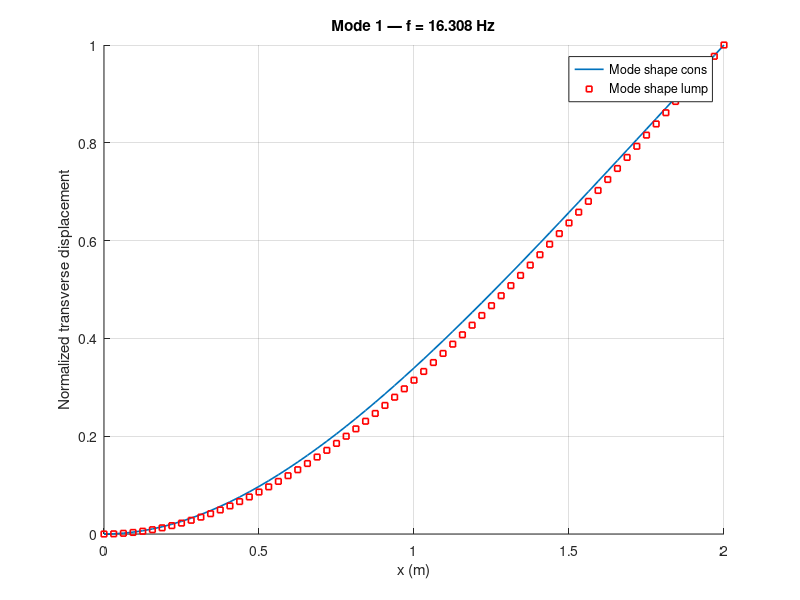
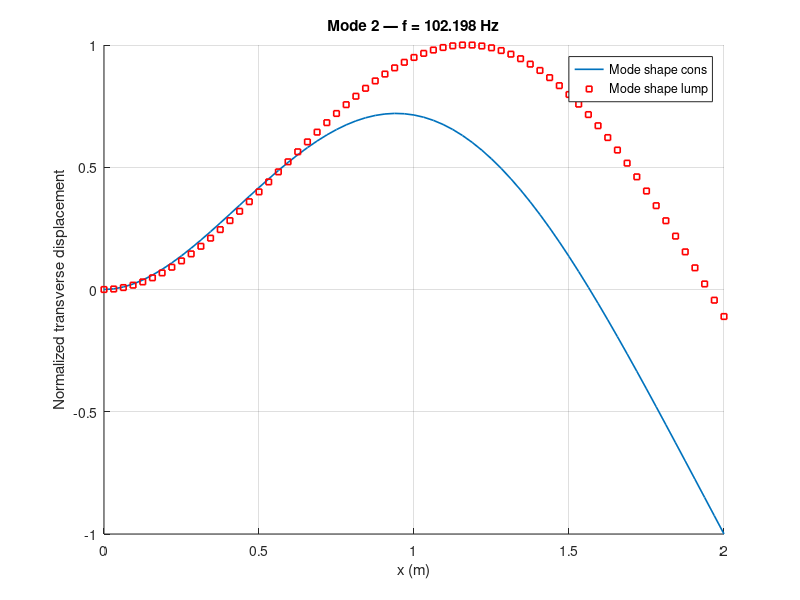
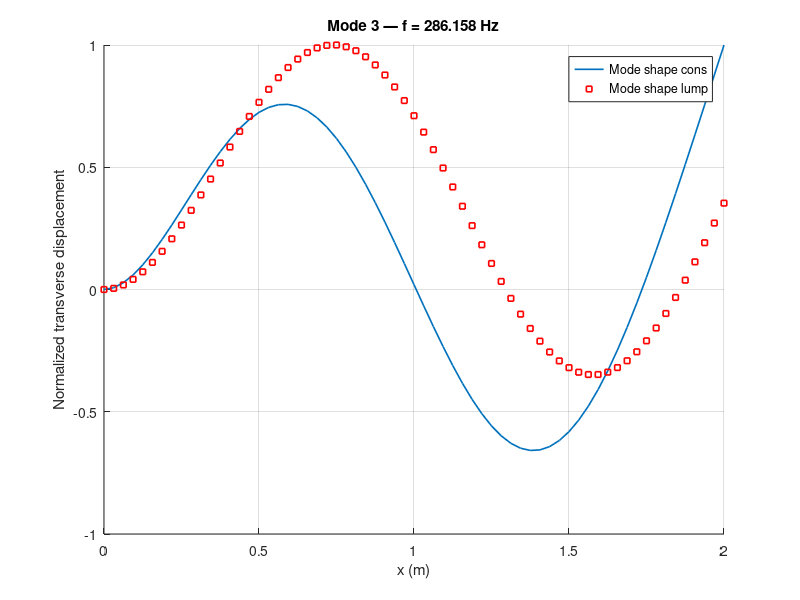

Recreate these plots in MATLAB, in order.
clc;clear;close all;

E = 200e9;
b = 0.04;
d = 0.08;
I = (b*d^3)/12;
L = 2.0;
Ne=64;
Le = L / (Ne);

roh=7850;
a=b*d;
A=(roh*a*Le)/420;
Mle =(roh*A*Le/2) * eye(4);
Mce=A*[156,22*Le,54,-13*Le; 
    22*Le, 4*Le*Le ,13*Le ,-3*Le*Le;
    54,13*Le,156,-22*Le;
    -13*Le,-3*Le*Le,-22*Le,4*Le*Le];
Ke =(E*I/Le^3) * [ 12, 6*Le, -12, 6*Le;
                 6*Le, 4*Le^2, -6*Le, 2*Le^2;
                  -12, -6*Le, 12, -6*Le;
                 6*Le, 2*Le^2, -6*Le, 4*Le^2 ];
N = Ne + 1;
tDOF = 2*N;
Kg = zeros(tDOF);
MgC = zeros(tDOF);
MgL = zeros(tDOF);
for e = 1:Ne
    n1 = e; n2 = e+1;
    edof = [2*n1-1, 2*n1, 2*n2-1, 2*n2];
    Kg(edof, edof) = Kg(edof, edof) + Ke;
    MgC(edof, edof) = MgC(edof, edof) + Mce;
    MgL(edof, edof) = MgL(edof, edof) + Mle;
end

fxdof = [1, 2];
% modyfied matrices
frDOFs = setdiff(1:tDOF, fxdof);
Kgm = Kg(frDOFs, frDOFs);
MgCm = MgC(frDOFs, frDOFs);
MgLm = MgL(frDOFs, frDOFs);

[Qc , valC]=eig(Kgm,MgCm);
[Ql , valL]=eig(Kgm,MgLm);
Wc2 = diag(valC);
Wc2 = real(Wc2);
Wc = sqrt(Wc2);
freqc = Wc / (2*pi);
Wl2=diag(valL);
Wl2=real(Wl2);
Wl = sqrt(Wl2);
freql = Wl / (2*pi);
Nm=3;
qc = zeros(tDOF, Nm);
ql = zeros(tDOF, Nm);
for i = 1:Nm
    qc(frDOFs,i) = real(Qc(:,i));
    ql(frDOFs,i) = real(Ql(:,i));
end

% extract transverse DOFs for plotting
xn = linspace(0, L, N)';
mwc= qc(1:2:end, :);
mwl= ql(1:2:end, :);

for i = 1:Nm
    mwc(:,i) = mwc(:,i) / max(abs(mwc(:,i)));
    mwl(:,i) = mwl(:,i) / max(abs(mwl(:,i)));
    if mean(mwc(:,i)) < 0
       mwc(:,i) = -mwc(:,i);
    end
    if mean(mwl(:,i)) < 0
       mwl(:,i) = -mwl(:,i);
    end
end


for i = 1:Nm
    % subplot(3,2,i);
    figure
    hold on
    plot(xn, mwc(:,i), 'LineWidth',1.2,'MarkerSize',4);
    plot(xn, mwl(:,i), 'rs','LineWidth',1.2,'MarkerSize',4);
    hold off
    title(sprintf('Mode %d — f = %.3f Hz', i, freqc(i)));
    xlabel('x (m)');
    ylabel('Normalized transverse displacement');
    legend('Mode shape cons','Mode shape lump','Location','best');
    grid on;
end
